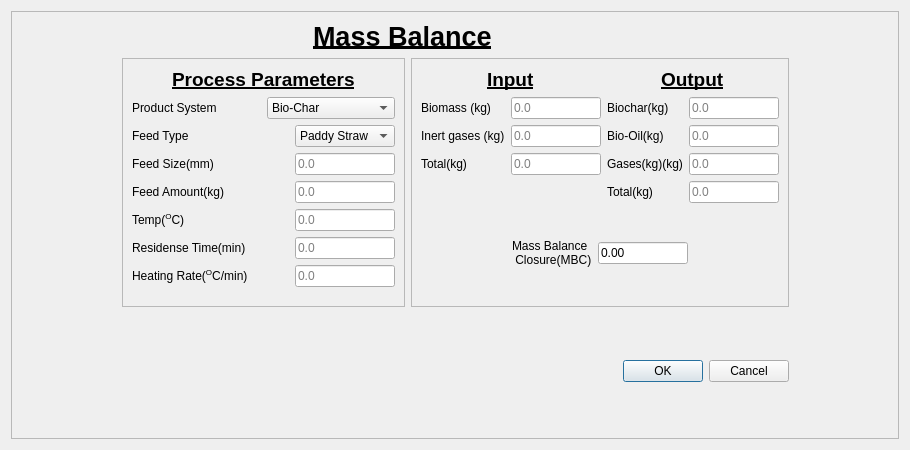
<?xml version="1.0" encoding="UTF-8"?>
<ui version="4.0">
 <class>Dialog</class>
 <widget class="QDialog" name="Dialog">
  <property name="windowModality">
   <enum>Qt::WindowModal</enum>
  </property>
  <property name="geometry">
   <rect>
    <x>0</x>
    <y>0</y>
    <width>910</width>
    <height>450</height>
   </rect>
  </property>
  <property name="minimumSize">
   <size>
    <width>850</width>
    <height>450</height>
   </size>
  </property>
  <property name="windowTitle">
   <string>Energy Analysis Data Entry</string>
  </property>
  <layout class="QGridLayout" name="gridLayout_4">
   <item row="0" column="0">
    <widget class="QFrame" name="frame_10">
     <property name="styleSheet">
      <string notr="true">background-repeat:no-repeat;
background-position:center;</string>
     </property>
     <property name="frameShape">
      <enum>QFrame::StyledPanel</enum>
     </property>
     <property name="frameShadow">
      <enum>QFrame::Raised</enum>
     </property>
     <layout class="QGridLayout" name="gridLayout_2">
      <item row="0" column="2" colspan="2">
       <layout class="QHBoxLayout" name="horizontalLayout_24">
        <item>
         <spacer name="horizontalSpacer_5">
          <property name="orientation">
           <enum>Qt::Horizontal</enum>
          </property>
          <property name="sizeHint" stdset="0">
           <size>
            <width>40</width>
            <height>20</height>
           </size>
          </property>
         </spacer>
        </item>
        <item>
         <widget class="QLabel" name="label_21">
          <property name="font">
           <font>
            <pointsize>20</pointsize>
            <weight>75</weight>
            <bold>true</bold>
            <underline>true</underline>
           </font>
          </property>
          <property name="autoFillBackground">
           <bool>false</bool>
          </property>
          <property name="styleSheet">
           <string notr="true">background:none;</string>
          </property>
          <property name="text">
           <string>Mass Balance</string>
          </property>
          <property name="scaledContents">
           <bool>false</bool>
          </property>
         </widget>
        </item>
        <item>
         <spacer name="horizontalSpacer_6">
          <property name="orientation">
           <enum>Qt::Horizontal</enum>
          </property>
          <property name="sizeHint" stdset="0">
           <size>
            <width>40</width>
            <height>20</height>
           </size>
          </property>
         </spacer>
        </item>
       </layout>
      </item>
      <item row="1" column="0">
       <spacer name="horizontalSpacer_9">
        <property name="orientation">
         <enum>Qt::Horizontal</enum>
        </property>
        <property name="sizeHint" stdset="0">
         <size>
          <width>40</width>
          <height>20</height>
         </size>
        </property>
       </spacer>
      </item>
      <item row="1" column="1" rowspan="2" colspan="2">
       <widget class="QFrame" name="frame">
        <property name="styleSheet">
         <string notr="true">background: none;</string>
        </property>
        <property name="frameShape">
         <enum>QFrame::StyledPanel</enum>
        </property>
        <property name="frameShadow">
         <enum>QFrame::Raised</enum>
        </property>
        <layout class="QGridLayout" name="gridLayout_3">
         <item row="2" column="0">
          <layout class="QHBoxLayout" name="horizontalLayout_4">
           <item>
            <widget class="QLabel" name="label_3">
             <property name="text">
              <string>Feed Type</string>
             </property>
            </widget>
           </item>
           <item>
            <widget class="QComboBox" name="comboBox_3">
             <property name="maximumSize">
              <size>
               <width>100</width>
               <height>16777215</height>
              </size>
             </property>
             <item>
              <property name="text">
               <string>Paddy Straw</string>
              </property>
             </item>
             <item>
              <property name="text">
               <string>Wheat Straw</string>
              </property>
             </item>
            </widget>
           </item>
          </layout>
         </item>
         <item row="7" column="0">
          <layout class="QHBoxLayout" name="horizontalLayout_7">
           <item>
            <widget class="QLabel" name="label_6">
             <property name="text">
              <string>Heating Rate(&lt;sup&gt;O&lt;/sup&gt;C/min)</string>
             </property>
            </widget>
           </item>
           <item>
            <widget class="QLineEdit" name="lineEdit_3">
             <property name="maximumSize">
              <size>
               <width>100</width>
               <height>16777215</height>
              </size>
             </property>
             <property name="text">
              <string/>
             </property>
             <property name="placeholderText">
              <string>0.0</string>
             </property>
            </widget>
           </item>
          </layout>
         </item>
         <item row="0" column="0">
          <layout class="QHBoxLayout" name="horizontalLayout_25">
           <item>
            <spacer name="horizontalSpacer_8">
             <property name="orientation">
              <enum>Qt::Horizontal</enum>
             </property>
             <property name="sizeHint" stdset="0">
              <size>
               <width>40</width>
               <height>20</height>
              </size>
             </property>
            </spacer>
           </item>
           <item>
            <widget class="QLabel" name="label_22">
             <property name="font">
              <font>
               <pointsize>14</pointsize>
               <weight>75</weight>
               <bold>true</bold>
               <underline>true</underline>
              </font>
             </property>
             <property name="text">
              <string>Process Parameters</string>
             </property>
            </widget>
           </item>
           <item>
            <spacer name="horizontalSpacer_7">
             <property name="orientation">
              <enum>Qt::Horizontal</enum>
             </property>
             <property name="sizeHint" stdset="0">
              <size>
               <width>40</width>
               <height>20</height>
              </size>
             </property>
            </spacer>
           </item>
          </layout>
         </item>
         <item row="8" column="0">
          <spacer name="verticalSpacer_5">
           <property name="orientation">
            <enum>Qt::Vertical</enum>
           </property>
           <property name="sizeHint" stdset="0">
            <size>
             <width>20</width>
             <height>10</height>
            </size>
           </property>
          </spacer>
         </item>
         <item row="1" column="0">
          <layout class="QHBoxLayout" name="horizontalLayout_3">
           <item>
            <widget class="QLabel" name="label_2">
             <property name="text">
              <string>Product System</string>
             </property>
            </widget>
           </item>
           <item>
            <widget class="QComboBox" name="comboBox_2">
             <property name="sizePolicy">
              <sizepolicy hsizetype="Preferred" vsizetype="Fixed">
               <horstretch>0</horstretch>
               <verstretch>0</verstretch>
              </sizepolicy>
             </property>
             <property name="maximumSize">
              <size>
               <width>150</width>
               <height>16777215</height>
              </size>
             </property>
             <item>
              <property name="text">
               <string>Bio-Char</string>
              </property>
             </item>
             <item>
              <property name="text">
               <string>Bio-Oil</string>
              </property>
             </item>
             <item>
              <property name="text">
               <string>Flue-Gases</string>
              </property>
             </item>
            </widget>
           </item>
          </layout>
         </item>
         <item row="3" column="0">
          <layout class="QHBoxLayout" name="horizontalLayout_37">
           <item>
            <widget class="QLabel" name="label_32">
             <property name="text">
              <string>Feed Size(mm)</string>
             </property>
            </widget>
           </item>
           <item>
            <widget class="QLineEdit" name="lineEdit_21">
             <property name="sizePolicy">
              <sizepolicy hsizetype="Expanding" vsizetype="Fixed">
               <horstretch>0</horstretch>
               <verstretch>0</verstretch>
              </sizepolicy>
             </property>
             <property name="maximumSize">
              <size>
               <width>100</width>
               <height>16777215</height>
              </size>
             </property>
             <property name="inputMethodHints">
              <set>Qt::ImhNone</set>
             </property>
             <property name="inputMask">
              <string/>
             </property>
             <property name="text">
              <string/>
             </property>
             <property name="maxLength">
              <number>32767</number>
             </property>
             <property name="placeholderText">
              <string>0.0</string>
             </property>
            </widget>
           </item>
          </layout>
         </item>
         <item row="4" column="0">
          <layout class="QHBoxLayout" name="horizontalLayout_38">
           <item>
            <widget class="QLabel" name="label_33">
             <property name="text">
              <string>Feed Amount(kg)      </string>
             </property>
            </widget>
           </item>
           <item>
            <widget class="QLineEdit" name="lineEdit_22">
             <property name="sizePolicy">
              <sizepolicy hsizetype="Expanding" vsizetype="Fixed">
               <horstretch>0</horstretch>
               <verstretch>0</verstretch>
              </sizepolicy>
             </property>
             <property name="maximumSize">
              <size>
               <width>100</width>
               <height>16777215</height>
              </size>
             </property>
             <property name="inputMethodHints">
              <set>Qt::ImhNone</set>
             </property>
             <property name="inputMask">
              <string/>
             </property>
             <property name="text">
              <string/>
             </property>
             <property name="maxLength">
              <number>32767</number>
             </property>
             <property name="placeholderText">
              <string>0.0</string>
             </property>
            </widget>
           </item>
          </layout>
         </item>
         <item row="5" column="0">
          <layout class="QHBoxLayout" name="horizontalLayout_5">
           <item>
            <widget class="QLabel" name="label_4">
             <property name="text">
              <string>Temp(&lt;sup&gt;O&lt;/sup&gt;C)      </string>
             </property>
             <property name="textFormat">
              <enum>Qt::AutoText</enum>
             </property>
            </widget>
           </item>
           <item>
            <widget class="QLineEdit" name="lineEdit">
             <property name="sizePolicy">
              <sizepolicy hsizetype="Expanding" vsizetype="Fixed">
               <horstretch>0</horstretch>
               <verstretch>0</verstretch>
              </sizepolicy>
             </property>
             <property name="maximumSize">
              <size>
               <width>100</width>
               <height>16777215</height>
              </size>
             </property>
             <property name="inputMethodHints">
              <set>Qt::ImhNone</set>
             </property>
             <property name="inputMask">
              <string/>
             </property>
             <property name="text">
              <string/>
             </property>
             <property name="maxLength">
              <number>32767</number>
             </property>
             <property name="placeholderText">
              <string>0.0</string>
             </property>
            </widget>
           </item>
          </layout>
         </item>
         <item row="6" column="0">
          <layout class="QHBoxLayout" name="horizontalLayout_6">
           <item>
            <widget class="QLabel" name="label_5">
             <property name="text">
              <string>Residense Time(min)</string>
             </property>
            </widget>
           </item>
           <item>
            <widget class="QLineEdit" name="lineEdit_2">
             <property name="maximumSize">
              <size>
               <width>100</width>
               <height>16777215</height>
              </size>
             </property>
             <property name="text">
              <string/>
             </property>
             <property name="placeholderText">
              <string>0.0</string>
             </property>
            </widget>
           </item>
          </layout>
         </item>
        </layout>
       </widget>
      </item>
      <item row="1" column="3" rowspan="2" colspan="2">
       <widget class="QFrame" name="frame_4">
        <property name="styleSheet">
         <string notr="true">background: none;</string>
        </property>
        <property name="frameShape">
         <enum>QFrame::StyledPanel</enum>
        </property>
        <property name="frameShadow">
         <enum>QFrame::Raised</enum>
        </property>
        <layout class="QGridLayout" name="gridLayout">
         <item row="0" column="0">
          <layout class="QHBoxLayout" name="horizontalLayout_2">
           <item>
            <layout class="QVBoxLayout" name="verticalLayout">
             <item>
              <layout class="QHBoxLayout" name="horizontalLayout_33">
               <item>
                <spacer name="horizontalSpacer_19">
                 <property name="orientation">
                  <enum>Qt::Horizontal</enum>
                 </property>
                 <property name="sizeHint" stdset="0">
                  <size>
                   <width>40</width>
                   <height>20</height>
                  </size>
                 </property>
                </spacer>
               </item>
               <item>
                <widget class="QLabel" name="label_28">
                 <property name="font">
                  <font>
                   <pointsize>14</pointsize>
                   <weight>75</weight>
                   <bold>true</bold>
                   <underline>true</underline>
                  </font>
                 </property>
                 <property name="text">
                  <string>Input</string>
                 </property>
                </widget>
               </item>
               <item>
                <spacer name="horizontalSpacer_20">
                 <property name="orientation">
                  <enum>Qt::Horizontal</enum>
                 </property>
                 <property name="sizeHint" stdset="0">
                  <size>
                   <width>40</width>
                   <height>20</height>
                  </size>
                 </property>
                </spacer>
               </item>
              </layout>
             </item>
             <item>
              <layout class="QHBoxLayout" name="horizontalLayout_8">
               <item>
                <widget class="QLabel" name="label_7">
                 <property name="text">
                  <string>Biomass (kg)</string>
                 </property>
                </widget>
               </item>
               <item>
                <widget class="QLineEdit" name="lineEdit_17">
                 <property name="maximumSize">
                  <size>
                   <width>90</width>
                   <height>16777215</height>
                  </size>
                 </property>
                 <property name="text">
                  <string/>
                 </property>
                 <property name="placeholderText">
                  <string>0.0</string>
                 </property>
                </widget>
               </item>
              </layout>
             </item>
             <item>
              <layout class="QHBoxLayout" name="horizontalLayout_21">
               <item>
                <widget class="QLabel" name="label_20">
                 <property name="text">
                  <string>Inert gases (kg)</string>
                 </property>
                </widget>
               </item>
               <item>
                <widget class="QLineEdit" name="lineEdit_18">
                 <property name="maximumSize">
                  <size>
                   <width>90</width>
                   <height>16777215</height>
                  </size>
                 </property>
                 <property name="text">
                  <string/>
                 </property>
                 <property name="placeholderText">
                  <string>0.0</string>
                 </property>
                </widget>
               </item>
              </layout>
             </item>
             <item>
              <layout class="QHBoxLayout" name="horizontalLayout_35">
               <item>
                <widget class="QLabel" name="label_30">
                 <property name="text">
                  <string>Total(kg)</string>
                 </property>
                </widget>
               </item>
               <item>
                <widget class="QLineEdit" name="lineEdit_19">
                 <property name="maximumSize">
                  <size>
                   <width>90</width>
                   <height>16777215</height>
                  </size>
                 </property>
                 <property name="text">
                  <string/>
                 </property>
                 <property name="readOnly">
                  <bool>true</bool>
                 </property>
                 <property name="placeholderText">
                  <string>0.0</string>
                 </property>
                </widget>
               </item>
              </layout>
             </item>
             <item>
              <widget class="QLabel" name="label_38">
               <property name="text">
                <string/>
               </property>
              </widget>
             </item>
            </layout>
           </item>
           <item>
            <layout class="QVBoxLayout" name="verticalLayout_2">
             <item>
              <layout class="QHBoxLayout" name="horizontalLayout_34">
               <item>
                <spacer name="horizontalSpacer_21">
                 <property name="orientation">
                  <enum>Qt::Horizontal</enum>
                 </property>
                 <property name="sizeHint" stdset="0">
                  <size>
                   <width>40</width>
                   <height>20</height>
                  </size>
                 </property>
                </spacer>
               </item>
               <item>
                <widget class="QLabel" name="label_29">
                 <property name="font">
                  <font>
                   <pointsize>14</pointsize>
                   <weight>75</weight>
                   <bold>true</bold>
                   <underline>true</underline>
                  </font>
                 </property>
                 <property name="text">
                  <string>Output</string>
                 </property>
                </widget>
               </item>
               <item>
                <spacer name="horizontalSpacer_22">
                 <property name="orientation">
                  <enum>Qt::Horizontal</enum>
                 </property>
                 <property name="sizeHint" stdset="0">
                  <size>
                   <width>40</width>
                   <height>20</height>
                  </size>
                 </property>
                </spacer>
               </item>
              </layout>
             </item>
             <item>
              <layout class="QHBoxLayout" name="horizontalLayout_36">
               <item>
                <widget class="QLabel" name="label_31">
                 <property name="text">
                  <string>Biochar(kg)</string>
                 </property>
                </widget>
               </item>
               <item>
                <widget class="QLineEdit" name="lineEdit_20">
                 <property name="maximumSize">
                  <size>
                   <width>90</width>
                   <height>16777215</height>
                  </size>
                 </property>
                 <property name="text">
                  <string/>
                 </property>
                 <property name="placeholderText">
                  <string>0.0</string>
                 </property>
                </widget>
               </item>
              </layout>
             </item>
             <item>
              <layout class="QHBoxLayout" name="horizontalLayout_39">
               <item>
                <widget class="QLabel" name="label_34">
                 <property name="text">
                  <string>Bio-Oil(kg)</string>
                 </property>
                </widget>
               </item>
               <item>
                <widget class="QLineEdit" name="lineEdit_23">
                 <property name="maximumSize">
                  <size>
                   <width>90</width>
                   <height>16777215</height>
                  </size>
                 </property>
                 <property name="text">
                  <string/>
                 </property>
                 <property name="placeholderText">
                  <string>0.0</string>
                 </property>
                </widget>
               </item>
              </layout>
             </item>
             <item>
              <layout class="QHBoxLayout" name="horizontalLayout_40">
               <item>
                <widget class="QLabel" name="label_35">
                 <property name="text">
                  <string>Gases(kg)(kg)</string>
                 </property>
                </widget>
               </item>
               <item>
                <widget class="QLineEdit" name="lineEdit_24">
                 <property name="maximumSize">
                  <size>
                   <width>90</width>
                   <height>16777215</height>
                  </size>
                 </property>
                 <property name="text">
                  <string/>
                 </property>
                 <property name="placeholderText">
                  <string>0.0</string>
                 </property>
                </widget>
               </item>
              </layout>
             </item>
             <item>
              <layout class="QHBoxLayout" name="horizontalLayout_41">
               <item>
                <widget class="QLabel" name="label_36">
                 <property name="text">
                  <string>Total(kg)</string>
                 </property>
                </widget>
               </item>
               <item>
                <widget class="QLineEdit" name="lineEdit_25">
                 <property name="maximumSize">
                  <size>
                   <width>90</width>
                   <height>16777215</height>
                  </size>
                 </property>
                 <property name="text">
                  <string/>
                 </property>
                 <property name="readOnly">
                  <bool>true</bool>
                 </property>
                 <property name="placeholderText">
                  <string>0.0</string>
                 </property>
                </widget>
               </item>
              </layout>
             </item>
            </layout>
           </item>
          </layout>
         </item>
         <item row="1" column="0">
          <spacer name="verticalSpacer_3">
           <property name="orientation">
            <enum>Qt::Vertical</enum>
           </property>
           <property name="sizeHint" stdset="0">
            <size>
             <width>20</width>
             <height>24</height>
            </size>
           </property>
          </spacer>
         </item>
         <item row="2" column="0">
          <layout class="QHBoxLayout" name="horizontalLayout">
           <item>
            <spacer name="horizontalSpacer">
             <property name="orientation">
              <enum>Qt::Horizontal</enum>
             </property>
             <property name="sizeHint" stdset="0">
              <size>
               <width>40</width>
               <height>20</height>
              </size>
             </property>
            </spacer>
           </item>
           <item>
            <widget class="QLabel" name="label_37">
             <property name="text">
              <string>Mass Balance 
 Closure(MBC)</string>
             </property>
            </widget>
           </item>
           <item>
            <widget class="QLineEdit" name="lineEdit_26">
             <property name="maximumSize">
              <size>
               <width>90</width>
               <height>16777215</height>
              </size>
             </property>
             <property name="inputMask">
              <string>9.99</string>
             </property>
             <property name="text">
              <string>0.00</string>
             </property>
             <property name="readOnly">
              <bool>true</bool>
             </property>
             <property name="placeholderText">
              <string>0.00</string>
             </property>
            </widget>
           </item>
           <item>
            <spacer name="horizontalSpacer_2">
             <property name="orientation">
              <enum>Qt::Horizontal</enum>
             </property>
             <property name="sizeHint" stdset="0">
              <size>
               <width>40</width>
               <height>20</height>
              </size>
             </property>
            </spacer>
           </item>
          </layout>
         </item>
         <item row="3" column="0">
          <spacer name="verticalSpacer_4">
           <property name="orientation">
            <enum>Qt::Vertical</enum>
           </property>
           <property name="sizeHint" stdset="0">
            <size>
             <width>20</width>
             <height>23</height>
            </size>
           </property>
          </spacer>
         </item>
        </layout>
       </widget>
      </item>
      <item row="2" column="5">
       <spacer name="horizontalSpacer_10">
        <property name="orientation">
         <enum>Qt::Horizontal</enum>
        </property>
        <property name="sizeHint" stdset="0">
         <size>
          <width>40</width>
          <height>20</height>
         </size>
        </property>
       </spacer>
      </item>
      <item row="3" column="1">
       <spacer name="verticalSpacer">
        <property name="orientation">
         <enum>Qt::Vertical</enum>
        </property>
        <property name="sizeHint" stdset="0">
         <size>
          <width>20</width>
          <height>40</height>
         </size>
        </property>
       </spacer>
      </item>
      <item row="3" column="4">
       <widget class="QDialogButtonBox" name="buttonBox">
        <property name="orientation">
         <enum>Qt::Horizontal</enum>
        </property>
        <property name="standardButtons">
         <set>QDialogButtonBox::Cancel|QDialogButtonBox::Ok</set>
        </property>
       </widget>
      </item>
     </layout>
    </widget>
   </item>
  </layout>
 </widget>
 <resources>
  <include location="../appMainGui.qrc"/>
 </resources>
 <connections>
  <connection>
   <sender>buttonBox</sender>
   <signal>accepted()</signal>
   <receiver>Dialog</receiver>
   <slot>accept()</slot>
   <hints>
    <hint type="sourcelabel">
     <x>248</x>
     <y>254</y>
    </hint>
    <hint type="destinationlabel">
     <x>157</x>
     <y>274</y>
    </hint>
   </hints>
  </connection>
  <connection>
   <sender>buttonBox</sender>
   <signal>rejected()</signal>
   <receiver>Dialog</receiver>
   <slot>reject()</slot>
   <hints>
    <hint type="sourcelabel">
     <x>316</x>
     <y>260</y>
    </hint>
    <hint type="destinationlabel">
     <x>286</x>
     <y>274</y>
    </hint>
   </hints>
  </connection>
 </connections>
</ui>
